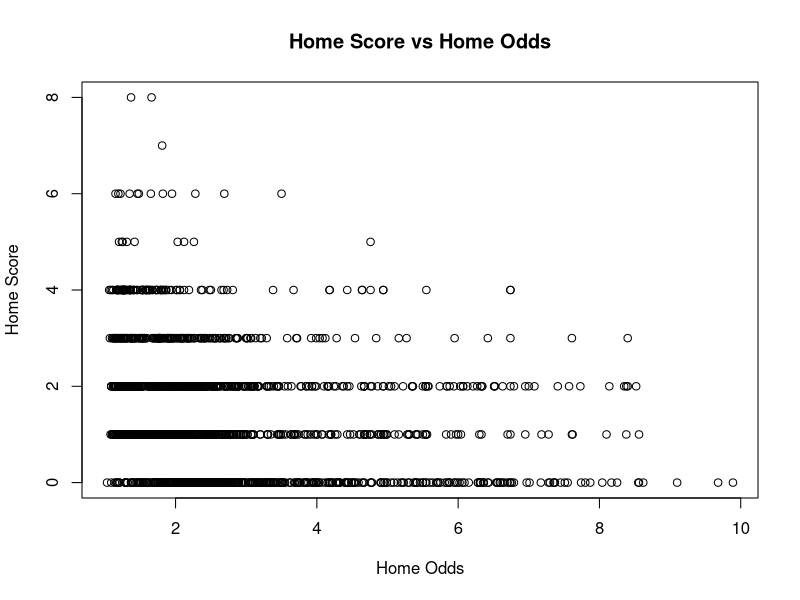
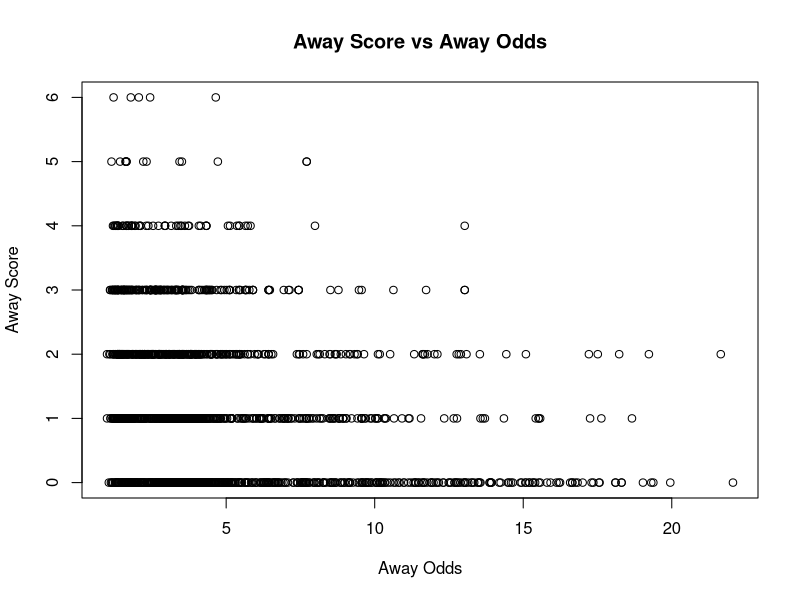

The R source for these figures, in order:
Current = read.csv("Current.csv",header = T,na.strings = "?")

## Set appropriate seed

set.seed(1)

plot(Current$Home.Odds,Current$Home.Score,main = "Home Score vs Home Odds",xlab = "Home Odds",ylab = "Home Score")
plot(Current$Away.Odds,Current$Away.Score,main = "Away Score vs Away Odds",xlab = "Away Odds",ylab = "Away Score")

